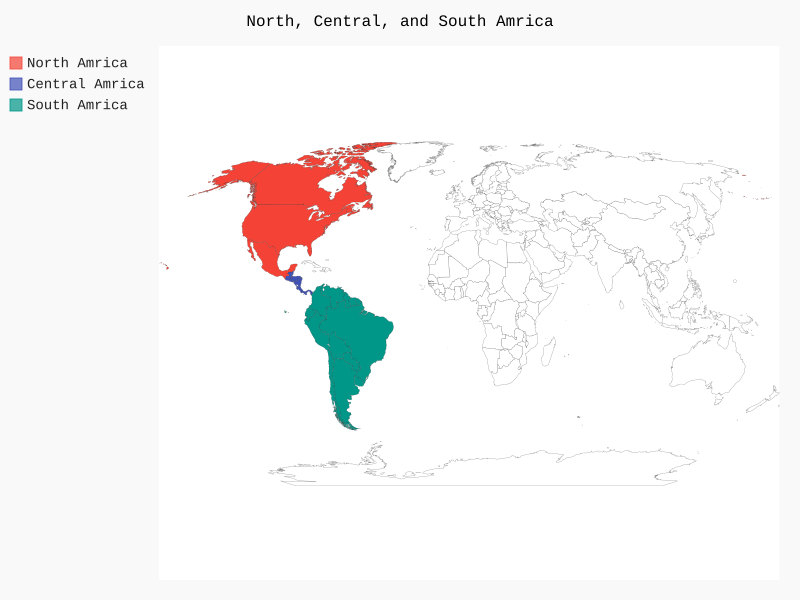

Here is the Python script that generated this plot:
import pygal

wm = pygal.maps.world.World()
wm.title = 'North, Central, and South Amrica'

wm.add('North Amrica', ['ca', 'mx', 'us'])
wm.add('Central Amrica', ['bz', 'cr', 'gt', 'hn', 'ni', 'pa', 'sv'])
wm.add('South Amrica', ['ar', 'bo', 'br', 'cl', 'co', 'ec', 'gf',
    'gy', 'pe', 'py', 'sr', 'uy', 've'])

wm.render_to_file('amricas.svg')
